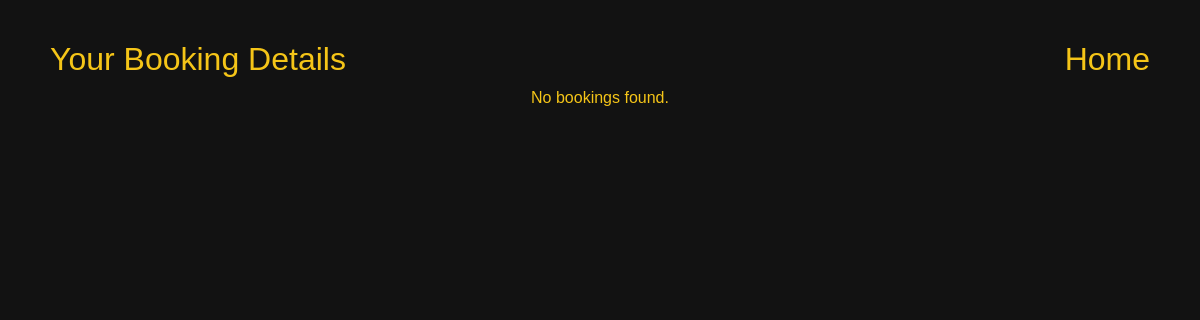
Before: /Frontend/lawyer/bookings/ (signed in) with the older database file.
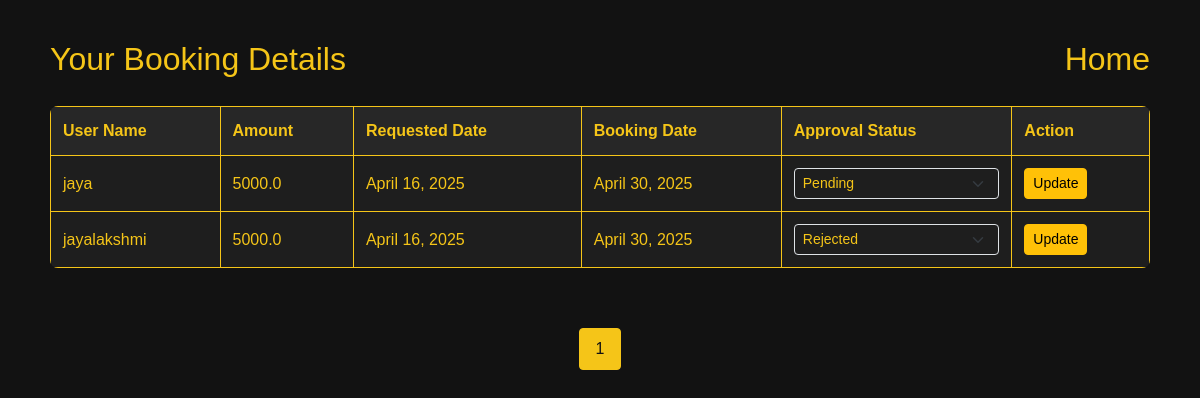
After: the same page with the newer database file.
### Frontend/models.py (models this page shows, shortened)
class Booking_Model(models.Model):
    STATUS_CHOICES = [
        ('Pending', 'Pending'),
        ('Approved', 'Approved'),
        ('Rejected', 'Rejected'),
    ]
    user = models.ForeignKey(UserDb, on_delete=models.CASCADE)
    Lawyer = models.ForeignKey(LawyerDb, on_delete=models.CASCADE)
    amount = models.CharField(max_length=100)
    booking_date = models.DateField(null=True, blank=True)
    created_date = models.DateField(auto_now_add=True)
    updated_date = models.DateField(auto_now=True)
    is_active = models.BooleanField(default=False)
    approval_status = models.CharField(
        max_length=10,
        choices=STATUS_CHOICES,
        default='Pending'
    )

class UserDb(models.Model):
    Name=models.CharField(max_length=50,null=True,blank=True)
    EmailId=models.EmailField(max_length=50,null=True,blank=True)
    Phn_No=models.IntegerField(null=True,blank=True)
    username=models.CharField(max_length=50,null=True,blank=True,unique=True)
    password=models.CharField(max_length=50,null=True,blank=True)

### Frontend/views.py (the view)
# urls.py: path('lawyer/bookings/', views.lawyer_bookings, name='lawyer_bookings'),
def lawyer_bookings(request):
    lawyer_id = request.session.get('lawyer_id')
    if not lawyer_id:
        messages.error(request, "You must be logged in to view bookings.")
        return redirect('lawyer_log')
    lawyer = get_object_or_404(LawyerDb, id=lawyer_id)
    bookings_list = Booking_Model.objects.filter(Lawyer=lawyer).order_by('-created_date')
    paginator = Paginator(bookings_list, 5)
    page = request.GET.get('page')
    try:
        bookings = paginator.page(page)
    except PageNotAnInteger:
        bookings = paginator.page(1)
    except EmptyPage:
        bookings = paginator.page(paginator.num_pages)
    return render(request, "lawyer_booking.html", {'bookings': bookings})

### Frontend/templates/lawyer_booking.html (shortened to what this page needs)
<!DOCTYPE html>
<html lang="en">
<head>
    <link href="https://cdn.jsdelivr.net/npm/bootstrap@5.3.3/dist/css/bootstrap.min.css" rel="stylesheet">
</head>
<body>
    <div class="container">
        <div class="d-flex justify-content-between align-item-center">
            <h2>Your Booking Details</h2>
            <a style="text-decoration: none;" class="b" href="{% url 'homepage' %}"><h2>Home</h2></a>
        </div>
        {% if bookings %}
            <table>
                <tr>
                    <th>User Name</th>
                    <th>Amount</th>
                    <th>Requested Date</th>
                    <th>Booking Date</th>
                    <th>Approval Status</th>
                    <th>Action</th>
                </tr>
                {% for booking in bookings %}
                <form method="POST" action="{% url 'update_approval' booking.id %}">
                    <tr>
                        <td>{{ booking.user.Name }}</td>
                        <td>{{ booking.amount }}</td>
                        <td>{{ booking.created_date }}</td>
                        <td>{{ booking.booking_date }}</td>
                        <td>
                            <select name="approval_status" class="form-select form-select-sm" style="background-color: #1e1e1e; color: #f5c518;">
                                <option value="Pending" {% if booking.approval_status == "Pending" %}selected{% endif %}>Pending</option>
                                <option value="Rejected" {% if booking.approval_status == "Rejected" %}selected{% endif %}>Rejected</option>
                            </select>
                        </td>
                        <td>
                            <button type="submit" class="btn btn-warning btn-sm">Update</button>
                        </td>
                    </tr>
                </form>
                {% endfor %}
            </table>
        </div>
        <div class="pagination">
            {% for num in bookings.paginator.page_range %}
                {% if bookings.number == num %}
                    <a class="active" href="?page={{ num }}">{{ num }}</a>
                {% elif num > bookings.number|add:'-3' and num < bookings.number|add:'3' %}
                    <a href="?page={{ num }}">{{ num }}</a>
                {% endif %}
            {% endfor %}
        </div>
        {% else %}
            <p>No bookings found.</p>
        {% endif %}
    </div>
</body>
</html>

### Frontend/templates/lawyer_booking.html (style rules this page uses)
body { background-color: #121212; color: #f5c518; font-family: 'Arial', sans-serif; }
h2 { text-align: center; margin-top: 20px; color: #f5c518; }
table { width: 100%; border-collapse: collapse; margin: 20px 0; background-color: #1e1e1e; border-radius: 8px; overflow: hidden; }
th, td { border: 1px solid #f5c518; padding: 12px; text-align: left; color: #f5c518; }
th { background-color: #272727; font-weight: bold; }
.pagination { display: flex; justify-content: center; margin: 20px 0; }
.pagination a { padding: 8px 16px; margin: 0 4px; border: 1px solid #f5c518; text-decoration: none; color: #f5c518; border-radius: 4px; transition: background-color 0.3s ease; }
.pagination a.active { background-color: #f5c518; color: #121212; }
.container { padding: 20px; }

Changed rows visible on the page:
added Booking_Model: user.Name "jaya", amount "5000.0", created_date "April 16, 2025", booking_date "April 30, 2025", approval_status "Pending"
added Booking_Model: user.Name "jayalakshmi", amount "5000.0", created_date "April 16, 2025", booking_date "April 30, 2025", approval_status "Rejected"
Other visible differences:
text no longer shown: "No bookings found."
text now shown: "User Name Amount Requested Date Booking Date Approval Status Action"
new list line: "1"
